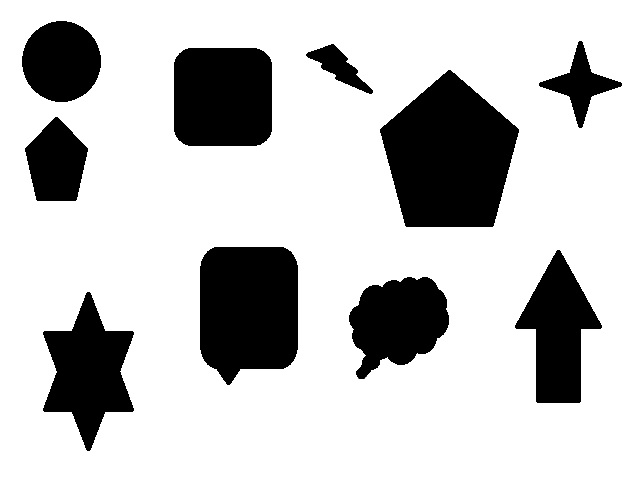
//> input picture samples/paint.jpg, 640 x 480 px
$ ./Topico_31   (built with g++ and OpenCV 4)
//> lines starting //> are read from the running program, lines starting //| are printed output that depends on the picture; after the words box and inside, x2 and y2 are one past the last pixel; in counts of white or black regions, pixels touching at a corner belong together
//> further down, img is the input picture: 480 rows x 640 cols, CV_8UC3; min 0, max 255, mean 196.7
#include <iostream>
#include <opencv2/highgui.hpp>
#include <opencv2/imgproc.hpp>

using namespace std;
using namespace cv;

Mat getRectContoursImage(Mat img) {
    Mat grayImage;
    vector<vector<Point> > contours;
    RNG rng(12345);

    cvtColor(img, grayImage, CV_RGB2GRAY);

    blur(grayImage, grayImage, Size(3, 3));
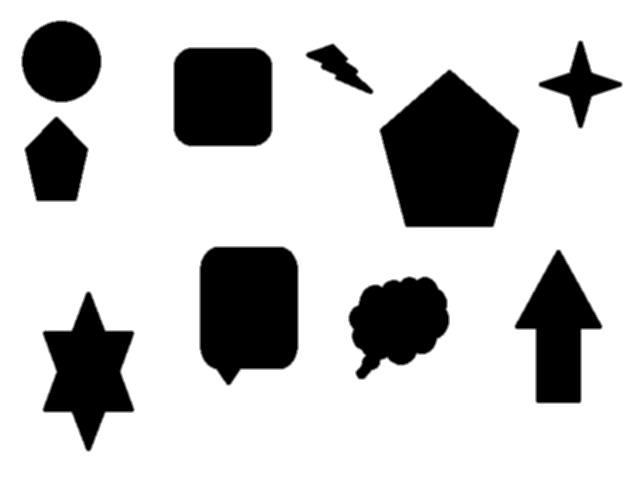
//> grayImage: 480 rows x 640 cols, CV_8UC1; min 0, max 255, mean 196.7

    Canny(grayImage, grayImage, 125, 255, 3);
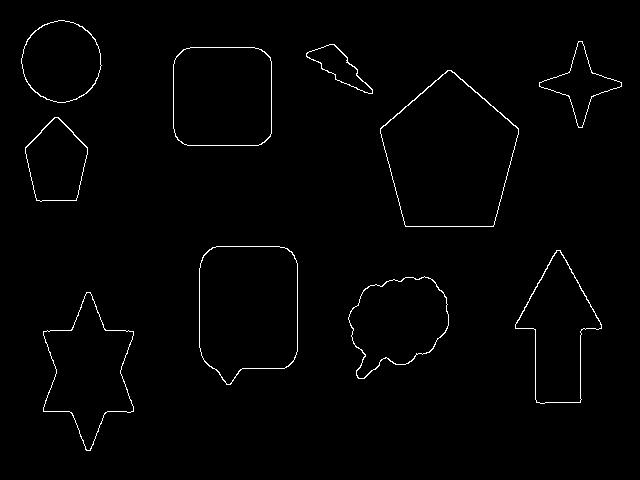
//> grayImage: 480 rows x 640 cols, CV_8UC1; 1.2% white in thin lines or dots, all inside (x1, y1, x2, y2) = (21, 20, 622, 451)

    findContours(grayImage, contours, CV_RETR_LIST, CV_CHAIN_APPROX_NONE);
//> contours = 20 contours; largest, box (x1, y1, x2, y2) and area: (380, 70, 519, 227) 15298, (380, 70, 519, 227) 15186, (199, 246, 298, 385) 11828, (199, 246, 298, 385) 11778, (173, 47, 272, 146) 9314

    printf("contours numbers: %lu \n", contours.size());
//| contours numbers: 20

    vector<vector<Point>> contoursPoly(contours.size());
//> contoursPoly = 20 empty contours
    vector<Rect> boundRect(contours.size());
    vector<Point2f> center(contours.size());
    vector<float> radius(contours.size());

    for (int i = 0; i < contours.size(); i++) {
        approxPolyDP(Mat(contours[i]), contoursPoly[i], 3, true);
        boundRect[i] = boundingRect(Mat(contoursPoly[i]));
        minEnclosingCircle((Mat) contoursPoly[i], center[i], radius[i]);
    }
//> this loop made 20 passes

    Mat drawingContours = Mat::zeros(grayImage.size(), CV_8UC3);

    for (int i = 0; i < contours.size(); i++) {
        Scalar color = Scalar(rng.uniform(0, 255), rng.uniform(0, 255), rng.uniform(0, 255));
        drawContours(drawingContours, contoursPoly, i, color, 1, 8, vector<Vec4i>(), 0, Point());
        rectangle(drawingContours, boundRect[i].tl(), boundRect[i].br(), color, 2, 8, 0);
    }
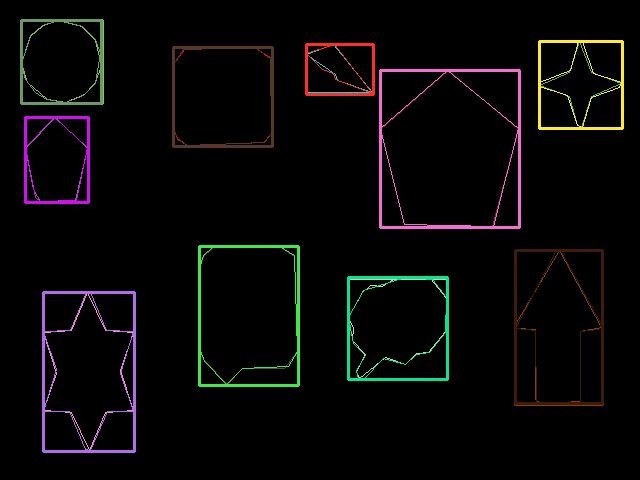
//> drawingContours: 480 rows x 640 cols, CV_8UC3; mean B, G, R 6.3, 6.6, 7.6

    return drawingContours;
}

int main() {
    Mat img, drawingImage;

    img = imread("../samples/paint.jpg");

    drawingImage = getRectContoursImage(img);

    imshow("original image", img);
    imshow("image with contours", drawingImage);

    imwrite("../results/31_paint_cvContourBoundingRect.jpg", drawingImage);

    waitKey(0);
    return 0;
}
